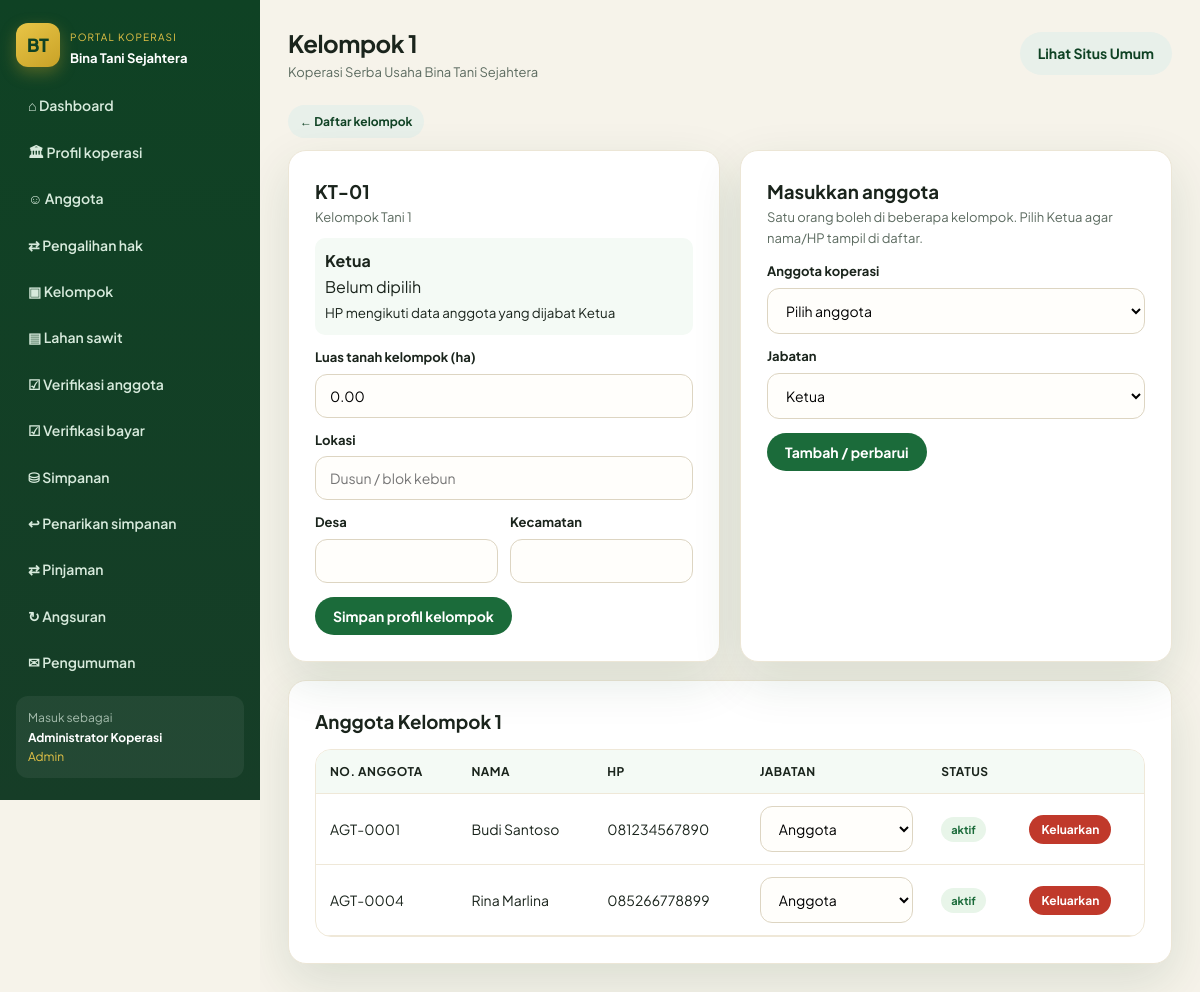
Page /kelompok_detail.php?id=1 (signed in) on the committed database.
### tables this page shows
CREATE TABLE IF NOT EXISTS kelompok (
  id INT AUTO_INCREMENT PRIMARY KEY,
  nomor INT NOT NULL UNIQUE,
  kode_kelompok VARCHAR(20) NULL,
  nama_kelompok VARCHAR(120) NULL,
  nama_ketua VARCHAR(100) NULL,
  no_hp_ketua VARCHAR(30) NULL,
  wilayah_dusun VARCHAR(120) NULL,
  blok_hamparan VARCHAR(120) NULL,
  tanggal_terbentuk DATE NULL,
  luas_tanah DECIMAL(12,2) NULL DEFAULT 0,
  lokasi VARCHAR(255) NULL,
  desa VARCHAR(80) NULL,
  kecamatan VARCHAR(80) NULL,
  fee_per_kg DECIMAL(12,2) NOT NULL DEFAULT 0
);

CREATE TABLE IF NOT EXISTS pengaturan (
  id INT PRIMARY KEY DEFAULT 1,
  nama_koperasi VARCHAR(150) DEFAULT 'Koperasi Serba Usaha Bina Tani Sejahtera',
  alamat TEXT,
  telepon VARCHAR(30),
  email VARCHAR(80),
  tahun_berdiri YEAR,
  tanggal_berdiri DATE NULL,
  ketua VARCHAR(100),
  visi TEXT,
  misi TEXT,
  bagi_hasil_persen DECIMAL(5,2) NOT NULL DEFAULT 1.00,
  simpanan_pokok DECIMAL(15,2) NOT NULL DEFAULT 500000,
  simpanan_wajib DECIMAL(15,2) NOT NULL DEFAULT 50000
);

CREATE TABLE IF NOT EXISTS anggota (
  id INT AUTO_INCREMENT PRIMARY KEY,
  no_anggota VARCHAR(20) UNIQUE NOT NULL,
  nik VARCHAR(20),
  nama VARCHAR(100) NOT NULL,
  jenis_kelamin ENUM('L','P') DEFAULT 'L',
  tempat_lahir VARCHAR(80),
  tanggal_lahir DATE,
  alamat TEXT,
  desa VARCHAR(80),
  kecamatan VARCHAR(80),
  no_hp VARCHAR(20),
  pekerjaan VARCHAR(80),
  kelompok_tani VARCHAR(120) NULL,
  id_kelompok INT NULL,
  jabatan_kelompok VARCHAR(50) NULL DEFAULT 'Anggota',
  plasma TINYINT(1) NOT NULL DEFAULT 0,
  punya_tanah TINYINT(1) NOT NULL DEFAULT 0,
  luas_tanah DECIMAL(10,2) NULL,
  stdb VARCHAR(10) NOT NULL DEFAULT 'belum',
  no_stdb VARCHAR(50) NULL,
  foto VARCHAR(120) NULL,
  ktp_file VARCHAR(120) NULL,
  sertifikat_file VARCHAR(120) NULL,
  catatan_verifikasi TEXT NULL,
  status_keanggotaan VARCHAR(20) DEFAULT 'Biasa',
  tanggal_daftar DATE,
  status VARCHAR(20) NOT NULL DEFAULT 'pending',
  username VARCHAR(50) NULL,
  password VARCHAR(255) NULL,
  created_at TIMESTAMP DEFAULT CURRENT_TIMESTAMP
);

### config.php (called while the page is built, shortened)
<?php
function db(): PDO {
    static $pdo = null;
    if ($pdo !== null) {
        return $pdo;
    }
    $attempts = [
        [DB_USER, DB_PASS],
        ['root', ''],
        ['root', 'root'],
        ['koperasi', 'koperasi123'],
    ];
    $last = null;
    foreach ($attempts as [$user, $pass]) {
        try {
            $pdo = new PDO(
                'mysql:host=' . DB_HOST . ';dbname=' . DB_NAME . ';charset=utf8mb4',
                $user,
                $pass,
                [
                    PDO::ATTR_ERRMODE => PDO::ERRMODE_EXCEPTION,
                    PDO::ATTR_DEFAULT_FETCH_MODE => PDO::FETCH_ASSOC,
                ]
            );
            return $pdo;
        } catch (Throwable $e) {
            $last = $e;
        }
    }
    throw $last ?? new RuntimeException('Gagal konek database');
}
function setting(): array {
    static $s = null;
    if ($s === null) {
        $s = db()->query('SELECT * FROM pengaturan WHERE id = 1')->fetch() ?: [];
    }
    return $s;
}
function ensure_anggota_kelompok_schema(): void {
    static $done = false;
    if ($done) {
        return;
    }
    $done = true;
}
function jabatan_kelompok_opsi(): array {
    return ['Ketua', 'Wakil Ketua', 'Sekretaris', 'Bendahara', 'Anggota'];
}
function e($s): string {
    return htmlspecialchars((string)$s, ENT_QUOTES, 'UTF-8');
}
function auth(): ?array {
    if (!empty($_SESSION['user'])) {
        return $_SESSION['user'];
    }
    return null;
}
function nomor_kelompok($v): int {
    $s = trim((string)$v);
    if ($s !== '' && ctype_digit($s)) {
        $n = (int)$s;
        return ($n >= 1 && $n <= 21) ? $n : 0;
    }
    return 0;
}
function anggota_di_kelompok(int $nomor): array {
    $k = db()->prepare('SELECT id FROM kelompok WHERE nomor=?');
    $k->execute([$nomor]);
    $kid = $k->fetchColumn();
    $out = [];
    if ($kid) {
        $st = db()->prepare('SELECT a.*, ak.jabatan AS jabatan_kelompok FROM anggota a
            JOIN anggota_kelompok ak ON ak.anggota_id=a.id AND ak.id_kelompok=?
            ORDER BY a.nama');
        $st->execute([(int)$kid]);
        $out = $st->fetchAll();
    }
    if (!$out) {
        $rows = db()->query('SELECT * FROM anggota ORDER BY nama')->fetchAll();
        foreach ($rows as $a) {
            if (nomor_kelompok($a['kelompok_tani'] ?? '') === $nomor) {
                $out[] = $a;
            }
        }
    }
    usort($out, function ($x, $y) {
        $order = ['Ketua' => 1, 'Wakil Ketua' => 2, 'Sekretaris' => 3, 'Bendahara' => 4, 'Anggota' => 5];
        $jx = $order[$x['jabatan_kelompok'] ?? 'Anggota'] ?? 9;
        $jy = $order[$y['jabatan_kelompok'] ?? 'Anggota'] ?? 9;
        if ($jx !== $jy) {
            return $jx <=> $jy;
        }
        return strcasecmp($x['nama'], $y['nama']);
    });
    return $out;
}

### kelompok_detail.php (the view, shortened to what this page needs)
<?php
require __DIR__ . '/config.php';
$pdo = db();
$id = (int)($_GET['id'] ?? $_POST['kelompok_id'] ?? 0);
$st = $pdo->prepare('SELECT * FROM kelompok WHERE id=?');
$st->execute([$id]);
$k = $st->fetch();
$nomor = (int)$k['nomor'];
$jabatanList = jabatan_kelompok_opsi();
$anggotaKel = anggota_di_kelompok($nomor);
$title = 'Kelompok ' . $nomor;
include __DIR__ . '/includes/app_header.php';
?>
<p style="margin-bottom:12px;"><a class="btn btn-ghost btn-sm" href="kelompok.php">← Daftar kelompok</a></p>
<div class="cards" style="grid-template-columns:1fr 1fr;">
  <form class="card" method="post">
    <h3><?= e($k['kode_kelompok'] ?: ('KT-'.str_pad((string)$nomor, 2, '0', STR_PAD_LEFT))) ?></h3>
    <p style="font-size:13px;color:var(--muted);"><?= e($k['nama_kelompok'] ?: ('Kelompok Tani '.$nomor)) ?></p>
    <p style="margin:10px 0;padding:10px;background:#f4faf5;border-radius:10px;">
      <strong>Ketua</strong><br>
      <?= e($k['nama_ketua'] ?: 'Belum dipilih') ?><br>
      <small><?= e($k['no_hp_ketua'] ?: 'HP mengikuti data anggota yang dijabat Ketua') ?></small>
    </p>
    <label>Luas tanah kelompok (ha)</label>
    <input name="luas_tanah" type="number" step="0.01" min="0" value="<?= e($k['luas_tanah']) ?>">
    <label>Lokasi</label>
    <input name="lokasi" value="<?= e($k['lokasi']) ?>" placeholder="Dusun / blok kebun">
    <div class="grid-2">
      <div><label>Desa</label><input name="desa" value="<?= e($k['desa']) ?>"></div>
      <div><label>Kecamatan</label><input name="kecamatan" value="<?= e($k['kecamatan']) ?>"></div>
    </div>
    <button class="btn btn-green" style="margin-top:14px;">Simpan profil kelompok</button>
  </form>
  <form class="card" method="post">
    <h3>Masukkan anggota</h3>
    <p style="font-size:13px;color:var(--muted);">Satu orang boleh di beberapa kelompok. Pilih Ketua agar nama/HP tampil di daftar.</p>
    <label>Anggota koperasi</label>
    <select name="anggota_id" required>
      <option value="">Pilih anggota</option>
    </select>
    <label>Jabatan</label>
    <select name="jabatan_kelompok" required>
      <?php foreach ($jabatanList as $j): ?>
        <option value="<?= e($j) ?>"><?= e($j) ?></option>
      <?php endforeach; ?>
    </select>
    <button class="btn btn-green" style="margin-top:14px;">Tambah / perbarui</button>
  </form>
</div>
<div class="card" style="margin-top:18px;">
  <h3>Anggota Kelompok <?= $nomor ?></h3>
  <div class="table-wrap" style="margin-top:12px;">
    <table>
      <thead>
        <tr><th>No. Anggota</th><th>Nama</th><th>HP</th><th>Jabatan</th><th>Status</th><th></th></tr>
      </thead>
      <tbody>
      <?php foreach ($anggotaKel as $a): ?>
        <tr>
          <td><?= e($a['no_anggota']) ?></td>
          <td><?= e($a['nama']) ?></td>
          <td><?= e($a['no_hp'] ?: '—') ?></td>
          <td>
            <form method="post" class="row" style="gap:6px;">
              <select name="jabatan_kelompok" onchange="this.form.submit()">
                <?php foreach ($jabatanList as $j): ?>
                  <option value="<?= e($j) ?>" <?= ($a['jabatan_kelompok'] ?? 'Anggota') === $j ? 'selected' : '' ?>><?= e($j) ?></option>
                <?php endforeach; ?>
              </select>
            </form>
          </td>
          <td><span class="badge b-<?= e($a['status']) ?>"><?= e($a['status']) ?></span></td>
          <td>
            <form method="post" onsubmit="return confirm('Keluarkan <?= e($a['nama']) ?> dari kelompok?');">
              <button class="btn btn-danger btn-sm">Keluarkan</button>
            </form>
          </td>
        </tr>
      <?php endforeach; if (!$anggotaKel): ?>
        <tr><td colspan="6">Belum ada anggota di kelompok ini.</td></tr>
      <?php endif; ?>
      </tbody>
    </table>
  </div>
</div>
<?php include __DIR__ . '/includes/app_footer.php'; ?>

### includes/app_header.php (shortened to what this page needs)
<?php
$s = setting();
$u = auth();
function nav_active($file) {
    return basename($_SERVER['PHP_SELF']) === $file ? 'active' : '';
}
?>
<!DOCTYPE html>
<html lang="id">
<head>
  <link rel="stylesheet" href="assets/style.css?v=24">
</head>
<body>
<div class="app">
  <aside class="sidebar" id="appSide">
    <div class="side-brand">
      <div class="logo">BT</div>
      <div>
        <small style="color:#e8c547;font-size:10px;letter-spacing:.12em;text-transform:uppercase;">Portal Koperasi</small>
        <strong style="display:block;font-size:13px;color:#fff;">Bina Tani Sejahtera</strong>
      </div>
    </div>
    <nav class="side-nav">
      <a class="<?= nav_active('dashboard.php') ?>" href="dashboard.php">⌂ Dashboard</a>
      <a class="<?= nav_active('profil_koperasi.php') ?>" href="profil_koperasi.php">🏛 Profil koperasi</a>
      <?php if (in_array($u['role'], ['admin','pengurus'])): ?>
        <a class="<?= nav_active('anggota.php') ?>" href="anggota.php">☺ Anggota</a>
        <a class="<?= nav_active('pengalihan.php') ?>" href="pengalihan.php">⇄ Pengalihan hak</a>
        <a class="<?= nav_active('kelompok.php') ?>" href="kelompok.php">▣ Kelompok</a>
        <a class="<?= nav_active('tbs_lahan.php') ?>" href="tbs_lahan.php">▤ Lahan sawit</a>
        <a class="<?= nav_active('verifikasi.php') ?>" href="verifikasi.php">☑ Verifikasi anggota</a>
        <a class="<?= nav_active('verifikasi_bayar.php') ?>" href="verifikasi_bayar.php">☑ Verifikasi bayar</a>
        <a class="<?= nav_active('simpanan.php') ?>" href="simpanan.php">⛁ Simpanan</a>
        <a class="<?= nav_active('penarikan.php') ?>" href="penarikan.php">↩ Penarikan simpanan</a>
        <a class="<?= nav_active('pinjaman.php') ?>" href="pinjaman.php">⇄ Pinjaman</a>
        <a class="<?= nav_active('angsuran.php') ?>" href="angsuran.php">↻ Angsuran</a>
        <a class="<?= nav_active('pengumuman.php') ?>" href="pengumuman.php">✉ Pengumuman</a>
      <?php endif; ?>
    </nav>
    <div style="margin-top:auto;padding:12px;background:rgba(255,255,255,.06);border-radius:12px;font-size:12px;">
      <div style="opacity:.7;">Masuk sebagai</div>
      <strong style="color:#fff;"><?= e($u['nama']) ?></strong>
      <div style="color:#e8c547;text-transform:capitalize;"><?= e($u['role']) ?></div>
    </div>
  </aside>
  <div class="main">
    <div class="topbar">
      <div class="topbar-left">
        <div>
          <h2 style="letter-spacing:-.02em;"><?= e($title ?? 'Dashboard') ?></h2>
          <div style="color:#5c6b60;font-size:13px;"><?= e($s['nama_koperasi']) ?></div>
        </div>
      </div>
      <a class="btn btn-ghost hide-sm" href="index.php" target="_blank">Lihat Situs Umum</a>
    </div>

### assets/style.css (style rules this page uses)
:root { --green: #1b6b3a; --green-d: #0f4224; --green-l: #2d9a56; --leaf: #7cb342; --gold: #c9a227; --gold-l: #e8c547; --cream: #f6f3ea; --sand: #efe8d8; --ink: #1a241c; --muted: #5c6b60; --white: #fff; --card: #fff; --shadow: 0 18px 50px rgba(15, 66, 36, .12); --radius: 18px; --nav-h: 76px; }
* { box-sizing: border-box; margin: 0; padding: 0; }
html { scroll-behavior: smooth; }
body { font-family: "Plus Jakarta Sans", system-ui, sans-serif; color: var(--ink); background: var(--cream); line-height: 1.6; overflow-x: hidden; }
a { color: inherit; text-decoration: none; }
.logo { width: 44px; height: 44px; border-radius: 12px; background: linear-gradient(145deg, var(--gold-l), var(--gold)); display: grid; place-items: center; font-weight: 800; color: var(--green-d); font-size: 18px; box-shadow: 0 6px 16px rgba(201,162,39,.35); }
.btn { display: inline-flex; align-items: center; justify-content: center; gap: 8px; padding: 10px 18px; border-radius: 999px; border: 0; cursor: pointer; font-weight: 700; font-size: 14px; font-family: inherit; }
.btn-green { background: var(--green); color: #fff; }
.btn-ghost { background: #e8f0ea; color: var(--green-d); }
.btn-danger { background: #c0392b; color: #fff; }
.btn-sm { padding: 7px 12px; font-size: 12px; }
.cards { display: grid; grid-template-columns: repeat(3, 1fr); gap: 20px; min-width: 0; }
.card { background: var(--card); border-radius: var(--radius); padding: 26px; box-shadow: var(--shadow); border: 1px solid #ece6d6; min-width: 0; overflow: hidden; }
.table-wrap { overflow-x: auto; overflow-y: hidden; background: #fff; border-radius: 16px; box-shadow: var(--shadow); width: 100%; max-width: 100%; -webkit-overflow-scrolling: touch; }
.card > .table-wrap, .card .table-wrap { box-shadow: none; border: 1px solid #efe8d8; overflow-x: auto; max-width: 100%; }
table { width: 100%; border-collapse: collapse; font-size: 14px; }
th, td { padding: 12px 14px; text-align: left; border-bottom: 1px solid #efe8d8; }
th { background: #f4faf5; color: var(--green-d); font-size: 12px; letter-spacing: .04em; text-transform: uppercase; }
.badge { display: inline-block; padding: 4px 10px; border-radius: 999px; font-size: 11px; font-weight: 700; }
.b-aktif, .b-disetujui, .b-berjalan, .b-lunas { background: #e8f5e9; color: #1b6b3a; }
label { display: block; font-size: 13px; font-weight: 700; margin: 12px 0 6px; }
input, select, textarea { width: 100%; padding: 12px 14px; border-radius: 12px; border: 1px solid #ddd5c2; font-family: inherit; font-size: 14px; background: #fffefb; }
.app { display: grid; grid-template-columns: 260px 1fr; min-height: 100vh; }
.sidebar { background: linear-gradient(180deg, #0f4224, #163d27); color: #dceee1; padding: 22px 16px; position: sticky; top: 0; height: 100vh; max-height: 100vh; overflow: hidden; display: flex; flex-direction: column; }
.side-brand { display: flex; gap: 10px; align-items: center; margin-bottom: 16px; color: #fff; flex: 0 0 auto; }
.side-nav { flex: 1 1 auto; min-height: 0; overflow-y: auto; overflow-x: hidden; padding-right: 4px; margin-bottom: 10px; }
.side-nav { scrollbar-color: rgba(232,197,71,.45) transparent; }
.side-nav a { display: flex; gap: 10px; align-items: center; padding: 10px 12px; border-radius: 12px; color: #d7eadc; font-size: 14px; font-weight: 600; margin-bottom: 4px; }
.sidebar > div:last-child { flex: 0 0 auto; }
.main { padding: 24px 28px 48px; min-width: 0; overflow-x: hidden; }
.topbar { display: flex; justify-content: space-between; align-items: center; margin-bottom: 22px; }
.row { display: flex; gap: 10px; flex-wrap: wrap; align-items: center; }
.grid-2 { display: grid; grid-template-columns: 1fr 1fr; gap: 12px; }
.topbar-left { display: flex; align-items: center; gap: 10px; min-width: 0; }
@media (min-width: 961px) { .sidebar { transform: none !important; position: sticky; } }
th a.th-sort, th.th-click { color: inherit; text-decoration: none; cursor: pointer; user-select: none; }

### rows in the picture
kelompok: nomor "Kelompok 1", kode_kelompok "KT-01", nama_kelompok "Kelompok Tani 1", nama_ketua "Belum dipilih", no_hp_ketua "HP mengikuti data anggota yang dijabat Ketua", luas_tanah "0.00", nomor "1"
pengaturan: nama_koperasi "Koperasi Serba Usaha Bina Tani Sejahtera"
anggota: no_anggota "AGT-0001", nama "Budi Santoso", no_hp "081234567890", status "aktif"
anggota: no_anggota "AGT-0004", nama "Rina Marlina", no_hp "085266778899", status "aktif"

### other values in the picture
$u['nama'] "Administrator Koperasi"
$u['role'] "Admin"
form field jabatan_kelompok "Ketua"
form field jabatan_kelompok "Anggota"
